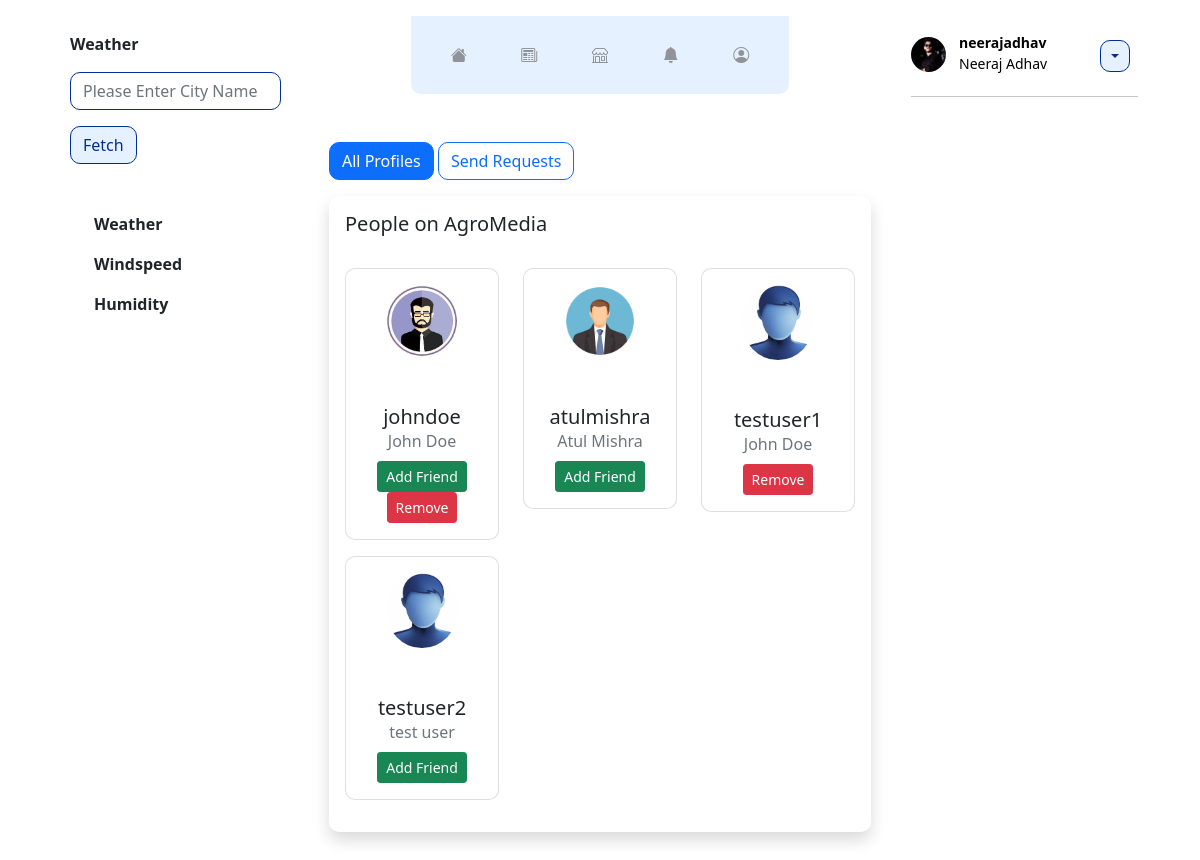
The page /all-profiles/ (signed in) on the database as committed earlier.
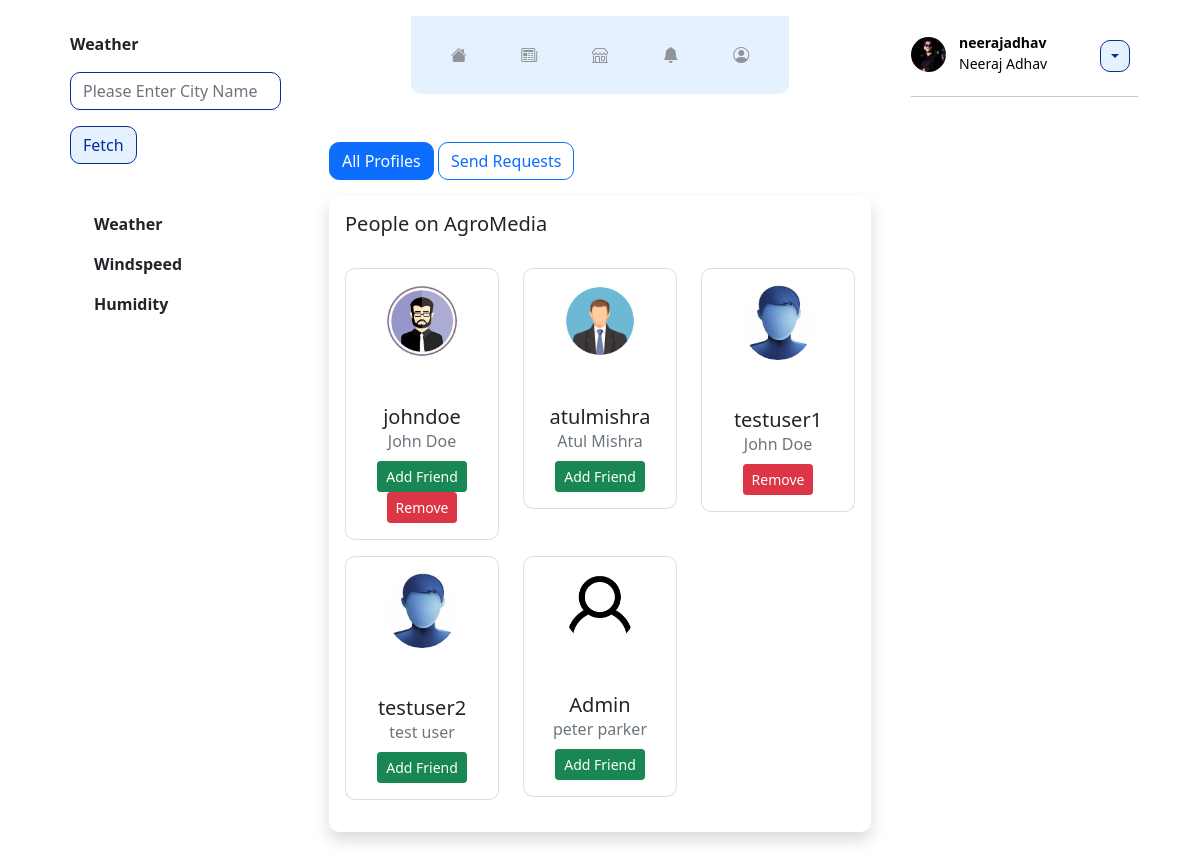
The same page on the database as committed later.
### home/models.py (models this page shows, shortened)
class Profile(models.Model):
    first_name = models.CharField(max_length=50, blank=True, null=True)
    last_name = models.CharField(max_length=50, blank=True, null=True)
    user = models.OneToOneField(User, on_delete=models.CASCADE)
    bio = models.TextField(max_length=500, blank=True)
    location = models.CharField(max_length=30, blank=True)
    website = models.URLField(blank=True)
    birth_date = models.DateField(null=True, blank=True)
    image = models.ImageField(default='default.png', upload_to='profile_pics')
    friends = models.ManyToManyField(User, blank=True, related_name='friends')
    created = models.DateTimeField(auto_now_add=True)
    updated = models.DateTimeField(auto_now=True)
    slug = models.SlugField(max_length = 250, null = True, blank = True)
    objects = ProfileManager()

### home/views.py (the view)
# urls.py: path('all-profiles/', ProfileListView.as_view(), name='all-profiles'),
class ProfileListView(ListView):
    model = Profile
    template_name = 'home/profile_list.html'
    context_object_name = 'qs'
    def get_queryset(self):
        qs = Profile.objects.get_all_profiles(self.request.user)
        return qs
    def get_context_data(self, *args, **kwargs):
        context = super(ProfileListView, self).get_context_data(*args, **kwargs)
        user = User.objects.get(username__iexact=self.request.user)
        profile = Profile.objects.get(user=user)
        rel_r = Relationship.objects.filter(sender=profile)
        rel_s = Relationship.objects.filter(receiver=profile)
        rel_receiver = []
        rel_sender = []
        for i in rel_r:
            rel_receiver.append(i.receiver.user)
        for i in rel_s:
            rel_sender.append(i.sender.user)
        context['rel_receiver'] = rel_receiver
        context['rel_sender'] = rel_sender
        context['is_empty'] = False
        if len(self.get_queryset()) == 0:
            context['is_empty'] = True
        return context

### home/models.py (called while the page is built)
    def get_all_profiles(self, me):
        profiles = Profile.objects.all().exclude(user = me)
        return profiles

### home/templates/home/profile_list.html (shortened to what this page needs)
{% extends "home/base.html" %}
{% block maincontent %}
<div class="mt-5">
<a href="{% url 'all-profiles' %}" style="border-radius: 10px;" class="btn btn-primary">All Profiles</a>
<a href="{% url 'invite-profiles' %}" style="border-radius: 10px;" class="btn btn-outline-primary">Send Requests</a>
</div>
<div class="card p-3 mt-lg-3 mt-4 border-0 shadow" style="border-radius: 10px;">
    <h5>People on AgroMedia</h5>
    <br>
    {% if object_list %}
    <div class="row">
        {% for i in object_list %}
            <div class="col-lg-4">
                <div class="align-items-center mb-3">
                    <div class="card p-3" style="border-radius: 10px;">
                        <div class="user text-center">
                            <div class="profile"> <img src="{{ i.user.profile.image.url }}" class="rounded-circle" width="60%"> </div>
                        </div>
                        <div class="mt-5 text-center">
                            <h5 class="mb-0">{{ i.user }}</h5> <span class="text-muted d-block mb-2">{{ i.user.profile.first_name }} {{ i.user.profile.last_name }}</span>
                            {% if i.user not in rel_receiver and i.user not in rel_sender %}
                            <form action="{% url 'send-invite' %}" methods="POST">
                                <button type="submit" class="btn btn-success btn-sm">Add Friend</button>
                            </form>
                            {% endif %}
                            {% if request.user in i.friends.all %}
                            <form action="" methods="POST">
                                <button type="submit" class="btn btn-danger btn-sm">Remove</button>
                            </form>
                            {% endif %}
                        </div>
                    </div>
                </div>
            </div>
        {% endfor %}
    </div>
    {% else %}
    <div class="alert alert-info text-center">
        <h5>You are the only one</h5>
    </div>
    {% endif %}
</div>
{% endblock %}

Rows that differ between the two databases and show on the page:
added Profile: user.profile.image (placeholder picture), user "Admin", user.profile.first_name "peter", user.profile.last_name "parker"
